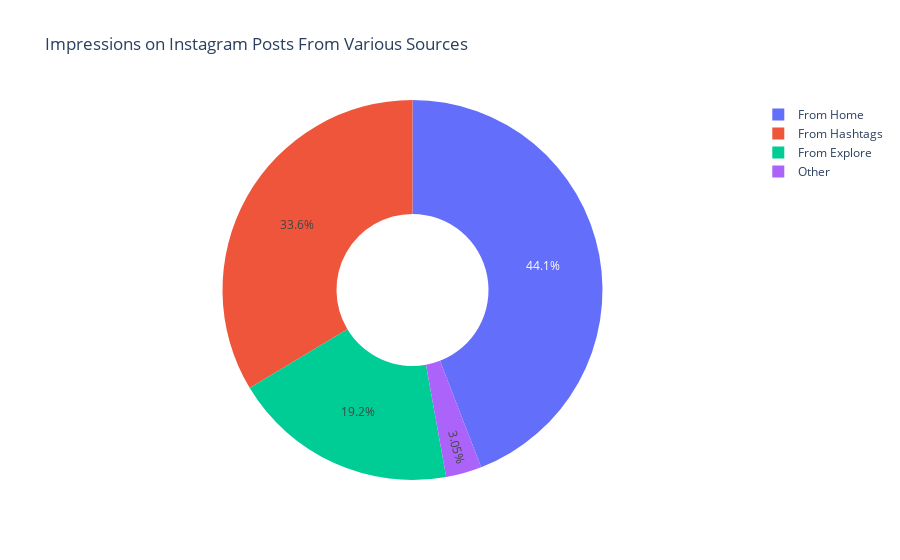

Source (notebook cell):
### Code cell
fig = px.pie(data, values=values, names=labels, title='Impressions on Instagram Posts From Various Sources', hole=0.4)
fig.show()

### Figure 1 — Plotly figure (JSON) as saved in the notebook; plotly's stock layout.template omitted (floating-point values rounded to 4 significant figures)
{"data": [{"domain": {"x": [0, 1], "y": [0, 1]}, "hole": 0.4, "hovertemplate": "label=%{label}<br>value=%{value}<extra></extra>", "labels": ["From Home", "From Hashtags", "From Explore", "Other"], "legendgroup": "", "name": "", "showlegend": true, "type": "pie", "values": [294619, 224614, 128294, 20360]}], "layout": {"autosize": true, "legend": {"tracegroupgap": 0}, "title": {"text": "Impressions on Instagram Posts From Various Sources"}}}
